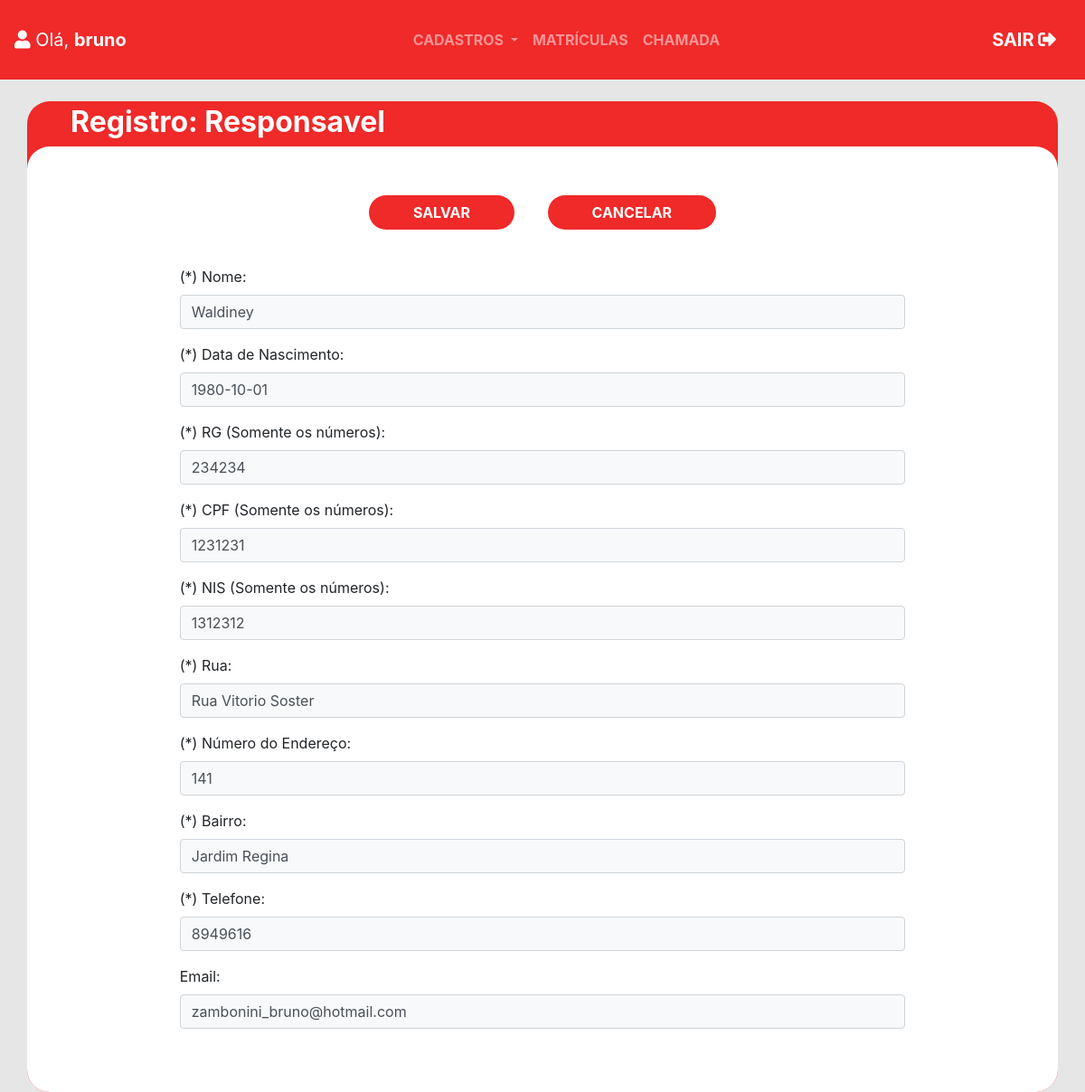
The page /responsavel_update/1/ (signed in) on the database its author committed.
### caritas_app/models.py (models this page shows, shortened)
class Responsavel(models.Model):
    cod_responsavel = models.AutoField(primary_key=True, auto_created= True)
    nome_responsavel = models.CharField(max_length=50, null=False)
    rg_responsavel = models.CharField(max_length=9, null=False)
    nis_responsavel = models.CharField(max_length=11, null=False)
    cpf_responsavel = models.CharField(max_length=11, null=False)
    nascimento_responsavel = models.DateField(null=False)
    rua_responsavel = models.CharField(max_length=50, null=False)
    numero_responsavel = models.CharField(max_length=5, null=False)
    bairro_responsavel = models.CharField(max_length=30, null=False)
    telefone_responsavel = models.CharField(max_length=11, null=False)
    email_responsavel = models.EmailField()
    class Meta:
        db_table = 'responsavel'

### caritas_app/views.py (the view)
# urls.py: path('responsavel_update/<int:cod_responsavel>/', views.responsavel_update, name='url_responsavel_update'),
@login_required(login_url='/login/')
def responsavel_update(request, cod_responsavel):
    responsavel = tabela.Responsavel.objects.get(pk=cod_responsavel)
    form = caritas_app.forms.ResponsavelForm(request.POST or None, instance=responsavel)
    data = {}
    if form.is_valid():
        form.save()
        return redirect('url_responsavel')
    data['form'] = form
    return render(request, 'registro_responsavel.html', data)

### caritas_app/forms.py
class ResponsavelForm(forms.ModelForm):
    class Meta:
        model = models.Responsavel
        fields = (
            'nome_responsavel',
            'rg_responsavel',
            'nis_responsavel',
            'cpf_responsavel',
            'nascimento_responsavel',
            'rua_responsavel',
            'numero_responsavel',
            'bairro_responsavel',
            'telefone_responsavel',
            'email_responsavel')

### caritas_app/templates/registro_responsavel.html (shortened to what this page needs)
<!DOCTYPE html>
<html lang="pt-br">
<head>
  {% include "partials/head.html" %}
</head>
<body style="background-color: #E6E6E6">
{% include "partials/navbar.html" %}
<br>
<div class="container px-0 " style="background-color: #F02929;border-radius: 25px">
 <h2 class="font-weight-bolder ml-5 pt-1 text-white">  Registro: Responsavel </h2>
<div class="container-fluid bg-white " style="border-radius: 25px">
<div style="height: 30px"></div>
<br>
<div class="container w-75 mx-auto">
<form method="POST">
<div class="text-center">
    <button type="submit" class="btn text-white px-5 mx-3 font-weight-bolder" style="background-color: #F02929;border-radius: 25px">SALVAR</button>
    <a href="{% url 'url_responsavel' %}">
        <button type="button" class="btn text-white px-5 mx-3 font-weight-bolder" style="background-color: #F02929;border-radius: 25px"> CANCELAR</button>
    </a>
</div>
<div style="height: 40px"></div>
{% load widget_tweaks %}
    <div class="form-group">
      <label for="nome">(*) Nome:</label>
      {% render_field form.nome_responsavel class+="form-control  bg-light" placeholder="Digite aqui o Nome Completo (Obrigatório)" %}
    </div>
    <div class="form-group">
      <label for="nascimento">(*) Data de Nascimento:</label>
      {% render_field form.nascimento_responsavel class+="form-control  bg-light" placeholder="dd/mm/aaaa" %}
    </div>
    <div class="form-group">
      <label for="rg">(*) RG (Somente os números):</label>
      {% render_field form.rg_responsavel class+="form-control  bg-light" placeholder="Digite aqui o Nome Completo (Obrigatório)" %}
    </div>
    <div class="form-group">
      <label for="cpf">(*) CPF (Somente os números):</label>
      {% render_field form.cpf_responsavel class+="form-control  bg-light" type="number" placeholder="Digite aqui os Números do CPF (Obrigatório)" %}
    </div>
    <div class="form-group">
      <label for="nis">(*) NIS (Somente os números):</label>
      {% render_field form.nis_responsavel class+="form-control  bg-light" type="number" placeholder="Digite aqui os Números do NIS (Obrigatório)" %}
    </div>
    <div class="form-group">
      <label for="rua">(*) Rua:</label>
      {% render_field form.rua_responsavel class+="form-control  bg-light" placeholder="Digite aqui o nome da rua (Obrigatório)" %}
    </div>
    <div class="form-group">
      <label for="numero">(*) Número do Endereço:</label>
      {% render_field form.numero_responsavel class+="form-control  bg-light" type="number" placeholder="Digite aqui o número do endereço (Obrigatório)" %}
    </div>
    <div class="form-group">
      <label for="bairro">(*) Bairro:</label>
      {% render_field form.bairro_responsavel class+="form-control  bg-light" placeholder="Digite aqui o bairro (Obrigatório)" %}
    </div>
    <div class="form-group">
      <label for="telefone">(*) Telefone:</label>
      {% render_field form.telefone_responsavel class+="form-control  bg-light" placeholder="Digite aqui o telefone (apenas números)" %}
    </div>
    <div class="form-group">
      <label for="email">Email:</label>
      {% render_field form.email_responsavel class+="form-control  bg-light" type="email" placeholder="Digite aqui o e-mail" %}
    </div>
  </form>
</div>
<br>
<div style="height: 30px"></div>
</div>
</div>
</body>
</html>

### caritas_app/templates/partials/navbar.html (shortened to what this page needs)
<nav class="navbar navbar-expand-sm navbar-dark pt-4 pb-4" style="background-color: #F02929">
    <a class="navbar-brand justify-content-middle" href="{% url 'url_menu' %}"><i class="fas fa-user"></i> Olá, <span
        class="font-weight-bolder"> {{ user.get_username }}</span></a>
    <div class="collapse navbar-collapse" id="collapsibleNavbar">
      <ul class="navbar-nav font-weight-bolder mx-auto">
        <li class="nav-item dropdown">
          <a class="nav-link dropdown-toggle" href="#" id="navbardrop" data-toggle="dropdown">
            CADASTROS
          </a>
        </li>
        <li class="nav-item">
          <a class="nav-link" href="{% url 'url_matriculados' %}">MATRÍCULAS</a>
        </li>
        <li class="nav-item">
          <a class="nav-link" href="{% url 'url_chamadas' %}">CHAMADA</a>
        </li>
      </ul>
      <a class="navbar-brand justify-content-end font-weight-bolder" href="{% url 'url_logout' %}">SAIR <i
          class="fas fa-sign-out-alt"></i></a>
    </div>
  </nav>

### rows shown on the page
Responsavel: nome_responsavel "Waldiney", nascimento_responsavel "1980-10-01", rg_responsavel "234234", cpf_responsavel "1231231", nis_responsavel "1312312", rua_responsavel "Rua Vitorio Soster", numero_responsavel "141", bairro_responsavel "Jardim Regina", telefone_responsavel "8949616", email_responsavel "zambonini_bruno@hotmail.com"

### other values the page prints
{{ user.get_username }} "bruno"
